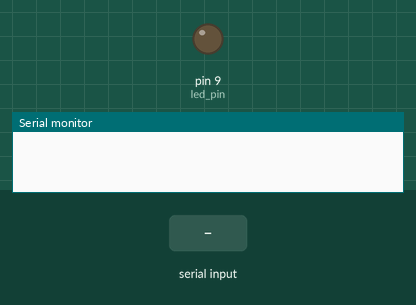
This sketch was run on a simulated Arduino Uno, built with avr-gcc and run on an emulated ATmega328P. Parts: output pins drawn as LEDs (lit = HIGH), the last lines printed to the serial monitor. The test bench sets the inputs (shaded band).

Above: at 1.2 s.
1.3 s: "90,45\n" received over Serial
At 2.2 s:
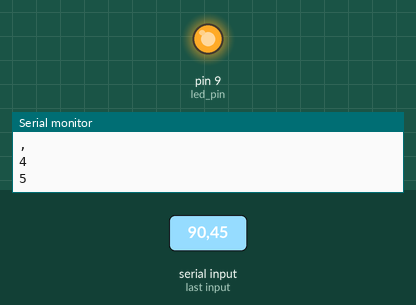
2.8 s: "5\n" received over Serial
At 3.2 s:
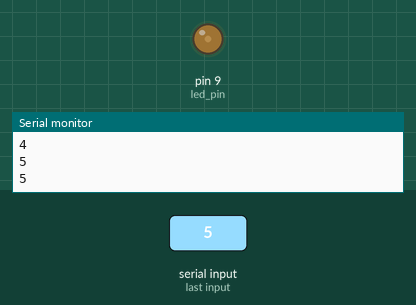
4.3 s: "30,150\n" received over Serial
At 5.8 s:
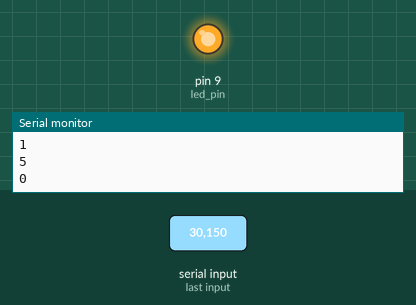
Timing chart, 0 to 7.3 s (numbered marks = the images above; inputs shaded):
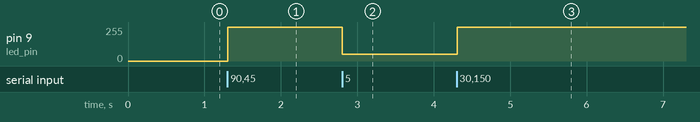

The sketch:

sketch_manage_led_via_pc.ino
```cpp
#define led_pin 9
String message;

void setup() {
  pinMode(led_pin, OUTPUT);
  Serial.begin(9600);
}

void loop() {
  while(Serial.available()){
    char income = Serial.read();
    Serial.println(income);
    if(income >= '0' && income <= '9'){
      message += income;
    }
    else if(income == '\n'){
      analogWrite(led_pin, message.toInt()*10);
      message = "";
    }
  }
}
```

Measured:
- after the input at 1.3 s, pin 9 (led_pin): 0/255 → 255/255 at once
- after the input at 2.8 s, pin 9 (led_pin): 255/255 → 50/255 at once
- after the input at 4.3 s, pin 9 (led_pin): 50/255 → 255/255 at once
